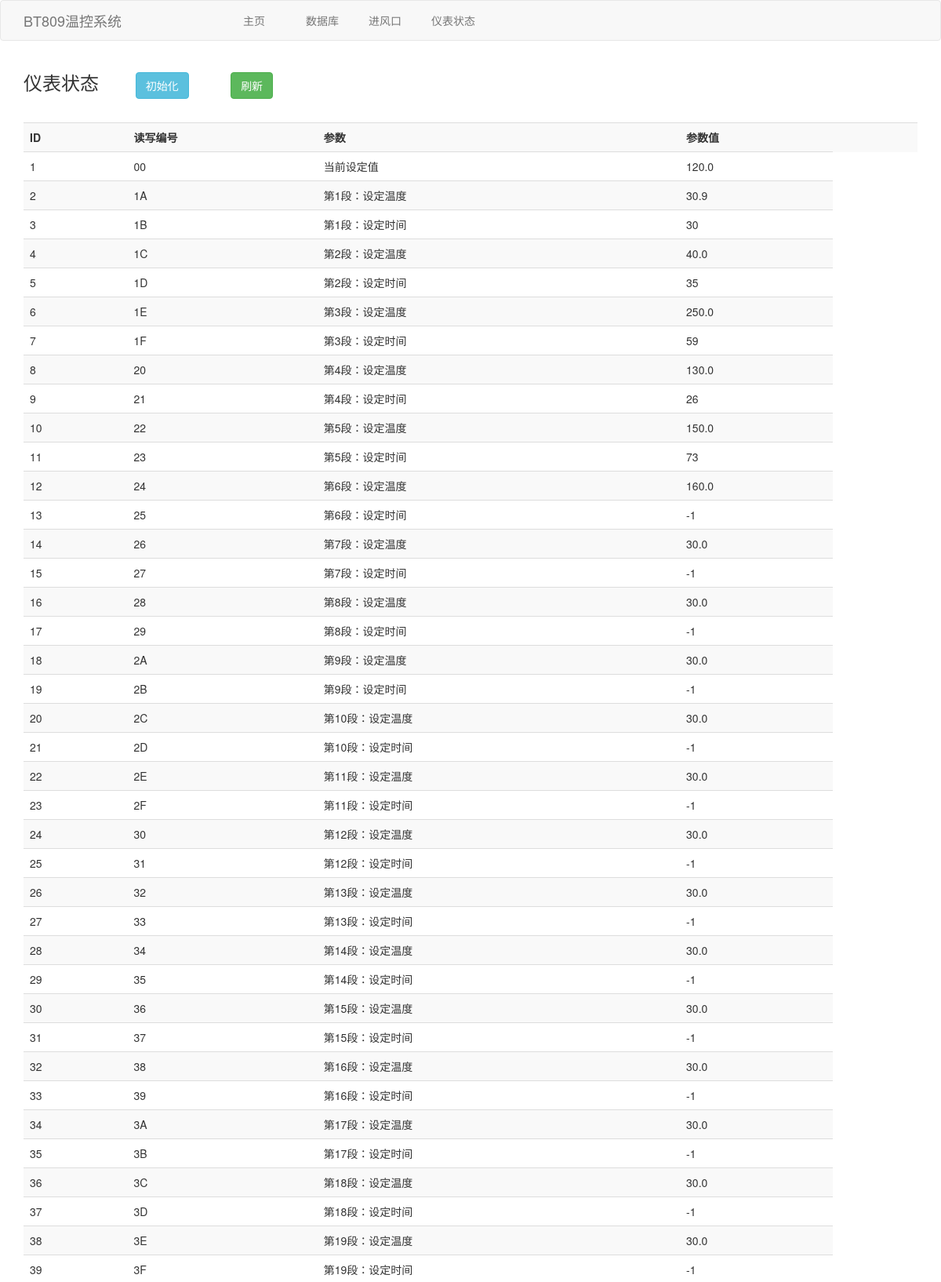
The page /articles (upper part) on the database its author committed.
### tables this page shows
CREATE TABLE register (
                            ID  INTEGER PRIMARY KEY AUTOINCREMENT,
                            Num text,
                            Meaning text,
                            Value text);

### app/views.py (the view)
@app.route('/articles')
def articles():
    data = db.select_all()
    return render_template('articles.html', data =data)

### app/models.py (called while the page is built)
    def select_all(self):
        with con:
            sql = """select * from register """
            cur.execute(sql)
            data = cur.fetchall()
            return data

### app/templates/articles.html (shortened to what this page needs)
{% extends 'layout.html'%}
{%block body%}
<div class="container">
    <div class="row clearfix">
        <div class="col-md-6 " style="text-align:left">
            <h3>仪表状态&nbsp;&nbsp;&nbsp;&nbsp;&nbsp;&nbsp;
            <a href="/status" class="btn btn-info btn-md"">初始化</a>
            <a href="/articles" class="btn btn-success btn-md"">刷新</a>
            </h3>
        </div>
    </div>
   <br>
   <table class="table table-striped">
    <tr>
        <th>ID</th>
        <th>读写编号</th>
        <th>参数</th>
        <th>参数值</th>
        <th></th>
        <th></th>
    </tr>
    {% for article in data %}
      <tr>
        <td>{{article[0]}}</td>
        <td>{{article[1]}}</td>
        <td>{{article[2]}}</td>
        <td>{{article[3]}}</td>
      </tr>
    {% endfor %}
  </table>
</div>
{% endblock %}

### app/templates/layout.html (shortened to what this page needs)
<!DOCTYPE html>
<html lang="en">
<head>
    <link rel="stylesheet" href="{{ url_for('static', filename='css/bootstrap.min.css') }}">
</head>
<body>
    {% include 'includes/_navbar.html'%}
    {% block body%}{% endblock%}
</body>
</html>

### app/templates/includes/_navbar.html (shortened to what this page needs)
<nav class="navbar navbar-default">
  <div class="container">
    <div class="navbar-header">
      <a class="navbar-brand" style="width:280px" href="/">BT809温控系统</a>
    </div>
    <div id="navbar" class="collapse navbar-collapse ">
      <ul class="nav navbar-nav" style="width:380px">
        <li style="width:80px"><a href="/" >主页</a></li>
        <li style="width:80px"><a href="/table">数据库</a></li>
        <li style="width:80px"><a href="/vents">进风口</a></li>
        <li style="width:120px"><a href="/articles">仪表状态</a></li>
      </ul>
    </div>
  </div>
</nav>

### rows shown on the page
register: ID "1", Num "00", Meaning "当前设定值", Value "120.0"
register: ID "2", Num "1A", Meaning "第1段：设定温度", Value "30.9"
register: ID "3", Num "1B", Meaning "第1段：设定时间", Value "30"
register: ID "4", Num "1C", Meaning "第2段：设定温度", Value "40.0"
register: ID "5", Num "1D", Meaning "第2段：设定时间", Value "35"
register: ID "6", Num "1E", Meaning "第3段：设定温度", Value "250.0"
register: ID "7", Num "1F", Meaning "第3段：设定时间", Value "59"
register: ID "8", Num "20", Meaning "第4段：设定温度", Value "130.0"
register: ID "9", Num "21", Meaning "第4段：设定时间", Value "26"
register: ID "10", Num "22", Meaning "第5段：设定温度", Value "150.0"
register: ID "11", Num "23", Meaning "第5段：设定时间", Value "73"
register: ID "12", Num "24", Meaning "第6段：设定温度", Value "160.0"
register: ID "13", Num "25", Meaning "第6段：设定时间", Value "-1"
register: ID "14", Num "26", Meaning "第7段：设定温度", Value "30.0"
register: ID "15", Num "27", Meaning "第7段：设定时间", Value "-1"
register: ID "16", Num "28", Meaning "第8段：设定温度", Value "30.0"
register: ID "17", Num "29", Meaning "第8段：设定时间", Value "-1"
register: ID "18", Num "2A", Meaning "第9段：设定温度", Value "30.0"
register: ID "19", Num "2B", Meaning "第9段：设定时间", Value "-1"
register: ID "20", Num "2C", Meaning "第10段：设定温度", Value "30.0"
register: ID "21", Num "2D", Meaning "第10段：设定时间", Value "-1"
register: ID "22", Num "2E", Meaning "第11段：设定温度", Value "30.0"
register: ID "23", Num "2F", Meaning "第11段：设定时间", Value "-1"
register: ID "24", Num "30", Meaning "第12段：设定温度", Value "30.0"
register: ID "25", Num "31", Meaning "第12段：设定时间", Value "-1"
register: ID "26", Num "32", Meaning "第13段：设定温度", Value "30.0"
register: ID "27", Num "33", Meaning "第13段：设定时间", Value "-1"
register: ID "28", Num "34", Meaning "第14段：设定温度", Value "30.0"
register: ID "29", Num "35", Meaning "第14段：设定时间", Value "-1"
register: ID "30", Num "36", Meaning "第15段：设定温度", Value "30.0"
register: ID "31", Num "37", Meaning "第15段：设定时间", Value "-1"
register: ID "32", Num "38", Meaning "第16段：设定温度", Value "30.0"
register: ID "33", Num "39", Meaning "第16段：设定时间", Value "-1"
register: ID "34", Num "3A", Meaning "第17段：设定温度", Value "30.0"
register: ID "35", Num "3B", Meaning "第17段：设定时间", Value "-1"
register: ID "36", Num "3C", Meaning "第18段：设定温度", Value "30.0"
register: ID "37", Num "3D", Meaning "第18段：设定时间", Value "-1"
register: ID "38", Num "3E", Meaning "第19段：设定温度", Value "30.0"
register: ID "39", Num "3F", Meaning "第19段：设定时间", Value "-1"
